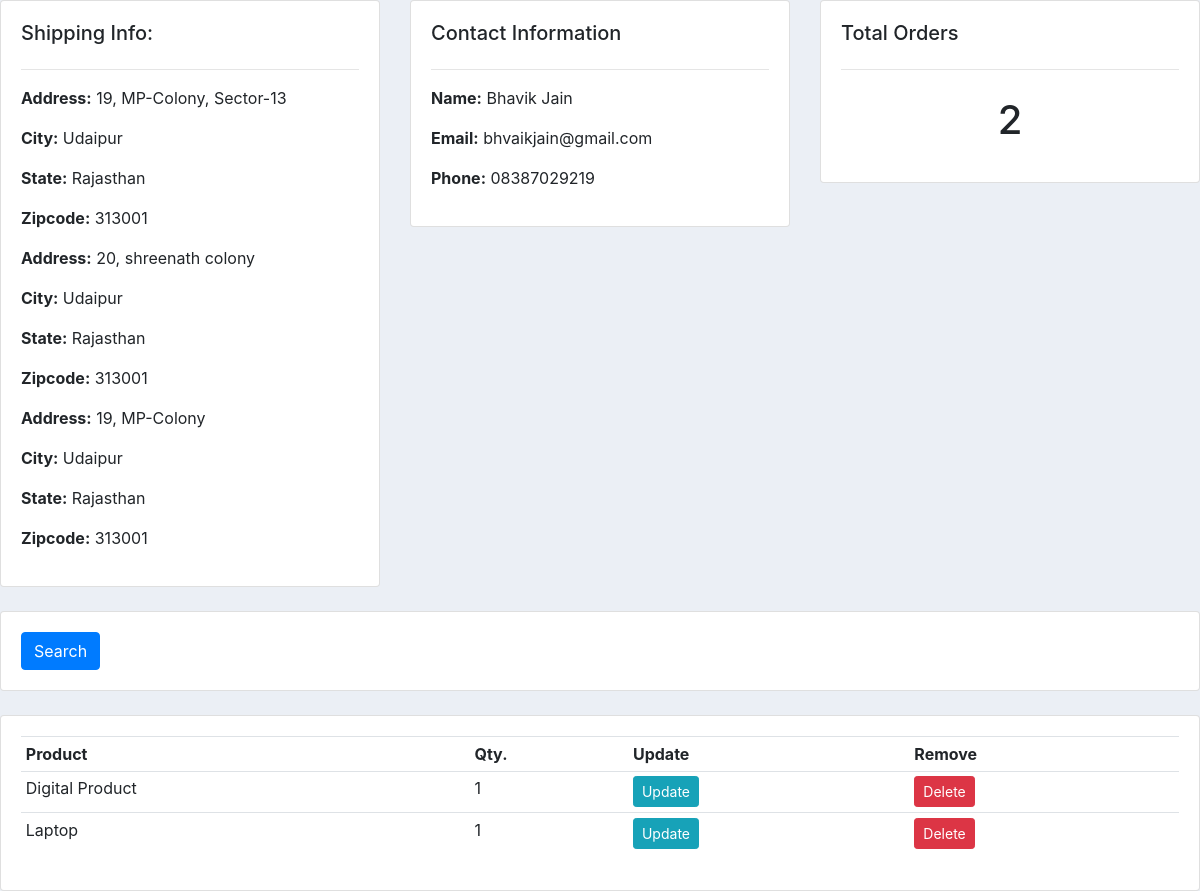
The app's page /customer/1/ (signed in) with its own data.
### store/models.py (models this page shows, shortened)
class ShippingAddress(models.Model):
	customer = models.ForeignKey(Customer, on_delete=models.SET_NULL, null=True)
	order = models.ForeignKey(Order, on_delete=models.SET_NULL, null=True)
	address = models.CharField(max_length=200, null=False)
	city = models.CharField(max_length=200, null=False)
	state = models.CharField(max_length=200, null=False)
	zipcode = models.CharField(max_length=200, null=False)
	date_added = models.DateTimeField(auto_now_add=True)

class Customer(models.Model):
	user = models.OneToOneField(
		User, null=True, blank=True, on_delete=models.CASCADE)
	name = models.CharField(max_length=50, null=True)
	phone = models.CharField(max_length= 200, null = True)
	email = models.CharField(max_length=100)

class OrderItem(models.Model):
	customer = models.ForeignKey(
		Customer, on_delete=models.SET_NULL, null=True, blank=True)
	product = models.ForeignKey(
		Product, on_delete=models.SET_NULL, null=True, blank=True)
	order = models.ForeignKey(
		Order, on_delete=models.SET_NULL, null=True, blank=True)
	quantity = models.IntegerField(default=0, null=True, blank=False)
	date_added = models.DateTimeField(auto_now_add=True)

class Product(models.Model):
	name = models.CharField(max_length=200, null=True)
	price = models.FloatField()
	digital = models.BooleanField(default=False, null=True, blank=False)
	image = models.ImageField(null=True, blank=True)
	def __str__(self):
		return self.name

### store/decorators.py (the view)
    def wrapper_func(request, *args, **kwargs):
        group = None
        if request.user.groups.exists():
            group = request.user.groups.all()[0].name
        if group == 'admin':
            return view_func(request, *args, **kwargs)
        if group != 'admin':
            return redirect('store')

### store/views.py (called while the page is built)
@login_required(login_url='login')
@admin_only
def customer(request, pk):
	customer = Customer.objects.get(id=pk)
	orders = customer.orderitem_set.all()
	shippinginfo = customer.shippingaddress_set.all()
	total_order = orders.count()
	context = {'customer': customer, 'orders': orders, 'total_order':total_order, 'shippinginfo': shippinginfo}
	return render(request, 'store/customer.html', context)

### store/templates/store/customer.html (shortened to what this page needs)
{% load static %}
<!DOCTYPE html>
<html>
    <head>
        <link rel="stylesheet" href="https://stackpath.bootstrapcdn.com/bootstrap/4.3.1/css/bootstrap.min.css">
        <link rel="stylesheet" type="text/css" href="{% static 'css/dashboard.css' %}">
    </head>
<body>
    <div class="row">
        <div class="col-md">
            <div class="card card-body">
                <h5>Shipping Info: </h5>
                <hr>
                {% for i in shippinginfo %}
                    <p><b>Address:</b>  {{i.address}}</p>
                    <p><b>City:</b>  {{i.city}}</p>
                    <p><b>State:</b>  {{i.state}}</p>
                    <p><b>Zipcode:</b>  {{i.zipcode}}</p>
                {% endfor %}
            </div>
        </div>
        <div class="col-md">
            <div class="card card-body">
                <h5>Contact Information</h5>
                <hr>
                <p><b>Name:</b>  {{customer.name}}</p>
                <p><b>Email:</b>  {{customer.email}}</p>
                <p><b>Phone:</b>  {{customer.phone}}</p>
            </div>
        </div>
        <div class="col-md">
            <div class="card card-body">
                <h5>Total Orders</h5>
                <hr>
                <h1 style="text-align: center;padding: 10px">{{total_order}}</h1>
            </div>
        </div>
    </div>
    <br>
    <div class="row">
        <div class="col">
            <div class="card card-body">
                <form method="get">
                <button class="btn btn-primary" type="submit">Search</button>
            </form>
            </div>
        </div>
    </div>
    <br>
    <div class="row">
        <div class="col-md">
            <div class="card card-body">
                <table class="table table-sm">
                    <tr>
                        <th>Product</th>
                        <th>Qty.</th>
                        <th>Update</th>
                        <th>Remove</th>
                    </tr>
                    {% for i in orders %}
                        <tr>
                            <td>{{i.product}}</td>
                            <td>{{i.quantity}}</td>
                            <td><a class="btn btn-sm btn-info" href="">Update</a></td>
                            <td><a class="btn btn-sm btn-danger" href="">Delete</a></td>
                        </tr>
                    {% endfor %}
                </table>
            </div>
        </div>
    </div>
</body>
</html>

### static/css/dashboard.css (style rules this page uses)
body { background-color: #ebeff5; }

### records on screen
ShippingAddress: address "19, MP-Colony, Sector-13", city "Udaipur", state "Rajasthan", zipcode "313001"
ShippingAddress: address "20, shreenath colony", city "Udaipur", state "Rajasthan", zipcode "313001"
ShippingAddress: address "19, MP-Colony", city "Udaipur", state "Rajasthan", zipcode "313001"
Customer: name "Bhavik Jain", email "bhvaikjain@gmail.com", phone "08387029219"
OrderItem: product "Digital Product", quantity "1"
OrderItem: product "Laptop", quantity "1"

### other values on screen
{{ total_order }} "2"
